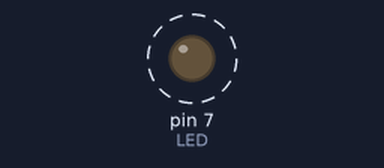
The sketch below on a simulated Arduino Uno, built with avr-gcc and run on an emulated ATmega328P. Parts: output pins drawn as LEDs (lit = HIGH). Dashed ring = blinking. What the sketch prints to the serial monitor is not drawn.

Above: at 0.2 s.
Timing chart, 0 to 3.0 s (numbered marks = the images above):
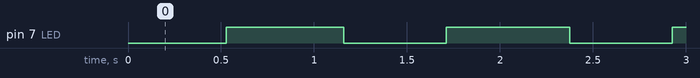

Measured:
- by itself, pin 7 (LED): alternates HIGH for 0.67 s and LOW for 0.55 s

The sketch:

_04.ino
```cpp
#define LED 7
int brightness;

void setup() {
    pinMode(LED, OUTPUT);
    brightness = 0;
    Serial.begin(9600);
}

void loop() {
    brightness = (brightness + 1) % 256;
    analogWrite(LED, brightness);
    delay(4);
    Serial.println(brightness);
}
```
